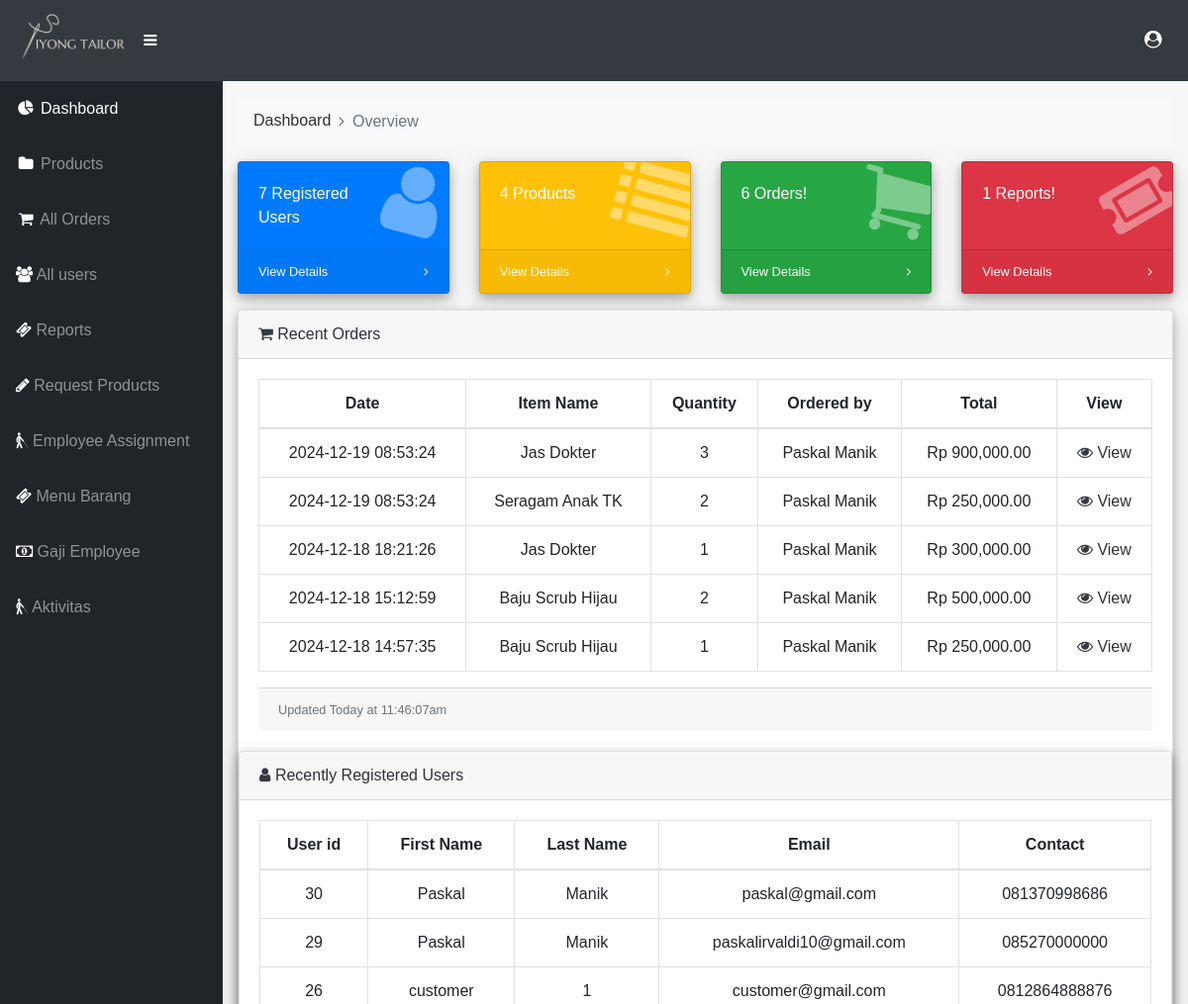
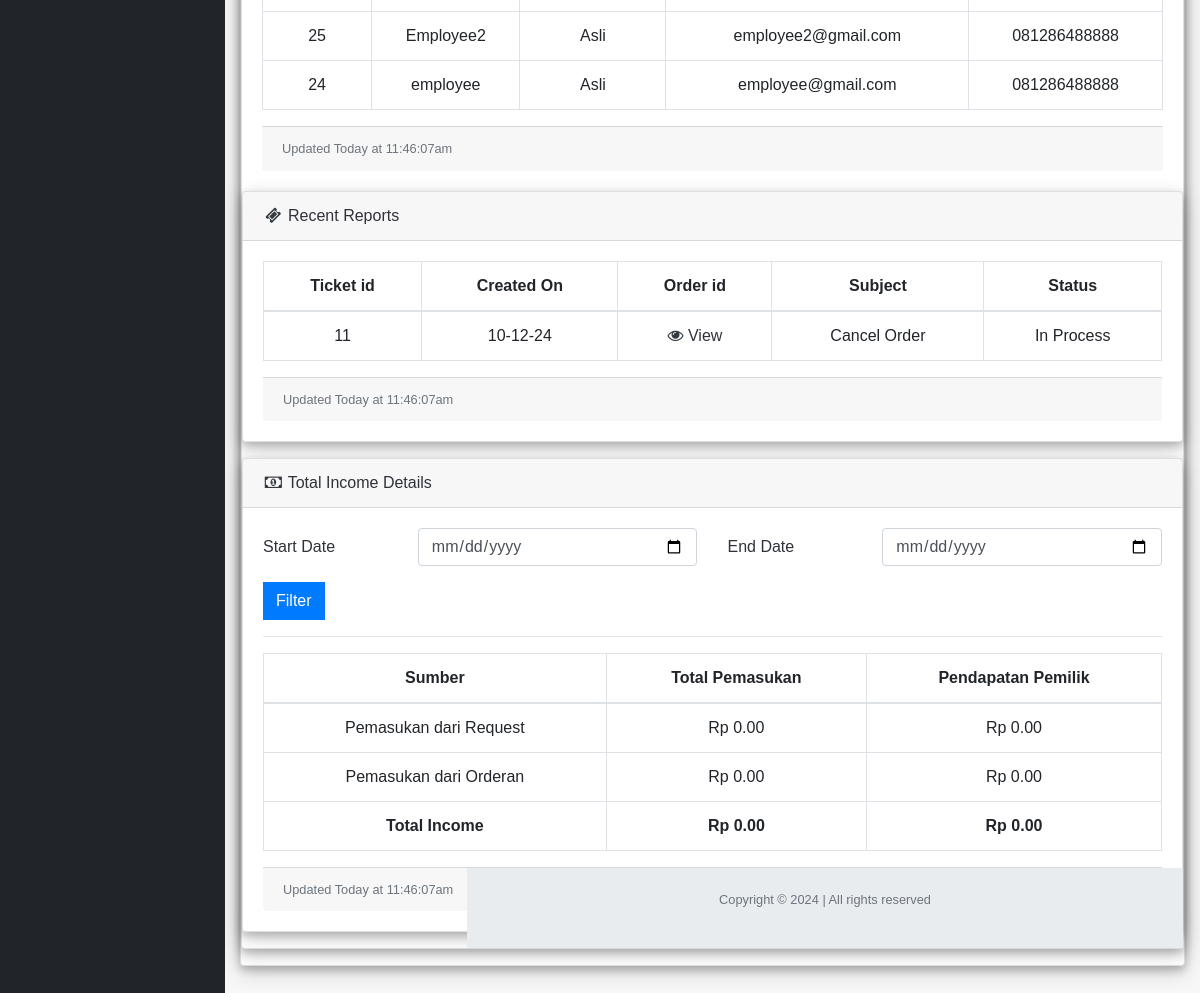
/admin/index.php (signed in), run on the app's committed database (2 pictures, top to bottom).
### tables this page shows
CREATE TABLE `orders` (
  `user_id` int(20) NOT NULL,
  `order_id` int(50) NOT NULL,
  `address` varchar(200) NOT NULL,
  `firstname` varchar(100) NOT NULL,
  `lastname` varchar(100) NOT NULL,
  `email` varchar(150) NOT NULL,
  `contact_no` text NOT NULL,
  `city` varchar(50) NOT NULL,
  `pincode` varchar(50) NOT NULL,
  `payment_mode` varchar(50) NOT NULL,
  `payment_proof` varchar(255) NOT NULL,
  `order_date` varchar(20) NOT NULL,
  `order_status` varchar(10) NOT NULL
);

CREATE TABLE `products` (
  `id` int(5) NOT NULL,
  `product_name` varchar(150) NOT NULL,
  `product_slider` varchar(20) NOT NULL,
  `product_price` int(5) NOT NULL,
  `product_stock` int(5) NOT NULL,
  `product_img` varchar(600) NOT NULL,
  `product_preview` varchar(1000) NOT NULL,
  `product_description` varchar(1000) NOT NULL
);

CREATE TABLE `order_items` (
  `order_item_id` int(11) NOT NULL,
  `order_id` int(50) DEFAULT NULL,
  `product_id` int(5) DEFAULT NULL,
  `product_price` int(10) DEFAULT NULL,
  `quantity` int(10) DEFAULT NULL
);

CREATE TABLE `users` (
  `user_id` int(11) NOT NULL,
  `firstname` varchar(100) NOT NULL,
  `lastname` varchar(100) NOT NULL,
  `email` varchar(150) NOT NULL,
  `contact_no` varchar(30) DEFAULT NULL,
  `role` enum('customer','admin','employee') NOT NULL DEFAULT 'customer',
  `password` varchar(255) NOT NULL,
  `is_verified` tinyint(1) DEFAULT 0,
  `verification_code` varchar(100) NOT NULL,
  `created_at` timestamp NOT NULL DEFAULT current_timestamp(),
  `updated_at` timestamp NOT NULL DEFAULT current_timestamp() ON UPDATE current_timestamp()
);

CREATE TABLE `reports` (
  `report_id` int(40) NOT NULL,
  `report_date` varchar(30) NOT NULL,
  `order_id` int(49) NOT NULL,
  `user_id` int(40) NOT NULL,
  `subject` varchar(100) NOT NULL,
  `message` varchar(400) NOT NULL,
  `status` varchar(40) NOT NULL
);

### admin/index.php (the view, shortened to what this page needs)
<?php
include './inc/header.php';
include './inc/db_connect.php';
?>
<?php
include './inc/sidebar.php';
?>
<div id="content-wrapper">
  <div class="container-fluid">
    <nav aria-label="breadcrumb ">
      <ol class="breadcrumb arr-right bg-light ">
        <li class="breadcrumb-item "><a href="#">Dashboard</a></li>
        <li class="breadcrumb-item active" aria-current="page">Overview</li>
      </ol>
    </nav>
    <div class="row">
      <div class="col-xl-3 col-sm-6 mb-3">
        <div class="card text-white bg-primary o-hidden h-100">
          <div class="card-body">
            <div class="card-body-icon">
              <i class="fa fa-fw fa-user"></i>
            </div>
            <div class="mr-5">
              <?php
              $result = mysqli_query($conn, "SELECT count(*) FROM users");
              $rows = mysqli_fetch_array($result);
              echo  $rows[0];
              ?>
              Registered Users</div>
          </div>
          <a class="card-footer text-white clearfix small z-1" href="users.php">
            <span class="float-left">View Details</span>
            <span class="float-right">
              <i class="fa fa-angle-right"></i>
            </span>
          </a>
        </div>
      </div>
      <div class="col-xl-3 col-sm-6 mb-3">
        <div class="card text-white bg-warning o-hidden h-100">
          <div class="card-body">
            <div class="card-body-icon">
              <i class="fa fa-fw fa-list"></i>
            </div>
            <div class="mr-5"><?php
                              $result = mysqli_query($conn, "SELECT count(*) FROM products");
                              $rows = mysqli_fetch_array($result);
                              echo  $rows[0];
                              ?> Products</div>
          </div>
          <a class="card-footer text-white clearfix small z-1" href="all_products.php">
            <span class="float-left">View Details</span>
            <span class="float-right">
              <i class="fa fa-angle-right"></i>
            </span>
          </a>
        </div>
      </div>
      <div class="col-xl-3 col-sm-6 mb-3">
        <div class="card text-white bg-success o-hidden h-100">
          <div class="card-body">
            <div class="card-body-icon">
              <i class="fa fa-fw fa-shopping-cart"></i>
            </div>
            <div class="mr-5"><?php
                              $result = mysqli_query($conn, "SELECT count(*) FROM orders");
                              $rows = mysqli_fetch_array($result);
                              echo  $rows[0];
                              ?> Orders!</div>
          </div>
          <a class="card-footer text-white clearfix small z-1" href="orders.php">
            <span class="float-left">View Details</span>
            <span class="float-right">
              <i class="fa fa-angle-right"></i>
            </span>
          </a>
        </div>
      </div>
      <div class="col-xl-3 col-sm-6 mb-3">
        <div class="card text-white bg-danger o-hidden h-100">
          <div class="card-body">
            <div class="card-body-icon">
              <i class="fa fa-fw fa-ticket"></i>
            </div>
            <div class="mr-5"><?php
                              $result = mysqli_query($conn, "SELECT count(*) FROM reports");
                              $rows = mysqli_fetch_array($result);
                              echo  $rows[0];
                              ?> Reports!</div>
          </div>
          <a class="card-footer text-white clearfix small z-1" href="tickets.php">
            <span class="float-left">View Details</span>
            <span class="float-right">
              <i class="fa fa-angle-right"></i>
            </span>
          </a>
        </div>
      </div>
    </div>
    <div class="card mb-3">
      <div class="card-header">
        <i class="fa fa-shopping-cart text-dark"></i>
        Recent Orders
      </div>
      <div class="card-body">
        <div class="table-responsive">
          <table class="table table-bordered" id="dataTable" width="100%" cellspacing="0">
            <thead>
              <tr>
                <th>Date</th>
                <th>Item Name</th>
                <th>Quantity</th>
                <th>Ordered by</th>
                <th>Total</th>
                <th>View</th>
              </tr>
            </thead>
            <tbody>
              <?php
              $res = mysqli_query($conn, "SELECT o.order_id,o.order_date,u.firstname,u.lastname,oi.product_price,oi.quantity,(oi.product_price * oi.quantity) AS total_price,p.product_name
  FROM orders o
  JOIN users u ON o.user_id = u.user_id
  JOIN order_items oi ON o.order_id = oi.order_id
  JOIN products p ON oi.product_id = p.id
  ORDER BY o.order_id DESC
  LIMIT 5
");
              while ($row = mysqli_fetch_array($res)) {
              ?>
                <tr>
                  <td><?php echo $row['order_date']; ?></td>
                  <td><?php echo $row['product_name']; ?></td>
                  <td><?php echo $row['quantity']; ?></td>
                  <td><?php echo $row['firstname'] . ' ' . $row['lastname']; ?></td>
                  <td>Rp <?php echo number_format($row['total_price'], 2); ?></td>
                  <td>
                    <a href="order-details.php?id=<?php echo $row['order_id']; ?>" style="text-decoration: none;">
                      <i class="fa text-dark fa-eye"></i> View
                    </a>
                  </td>
                </tr>
              <?php
              }
              ?>
            </tbody>
          </table>
        </div>
        <div class="card-footer small text-muted">Updated Today at <?php echo date("h:i:sa"); ?></div>
      </div>
      <div class="card mb-3">
        <div class="card-header">
          <i class="fa fa-user text-dark"></i>
          Recently Registered Users
        </div>
        <div class="card-body">
          <div class="table-responsive">
            <table class="table table-bordered" id="dataTable" width="100%" cellspacing="0">
              <thead>
                <tr>
                  <th>User id</th>
                  <th>First Name</th>
                  <th>Last Name</th>
                  <th>Email</th>
                  <th>Contact</th>
                </tr>
              </thead>
              <tbody>
                <?php
                $res = mysqli_query($conn, " SELECT * FROM users ORDER BY user_id DESC LIMIT 5 ");
                while ($row = mysqli_fetch_array($res)) {
                ?>
                  <tr>
                    <td><?php echo $row['user_id'] ?></td>
                    <td><?php echo $row['firstname'] ?></td>
                    <td> <?php echo $row['lastname'] ?> </td>
                    <td><?php echo $row['email'] ?></td>
                    <td><?php echo $row['contact_no'] ?> </td>
                  <?php
                }
                  ?>
              </tbody>
            </table>
          </div>
          <div class="card-footer small text-muted">Updated Today at <?php echo date("h:i:sa"); ?> </div>
        </div>
        <div class="card mb-3">
          <div class="card-header">
            <i class="fa fa-fw fa-ticket text-dark"></i>
            Recent Reports
          </div>
          <div class="card-body">
            <div class="table-responsive">
              <table class="table table-bordered" id="dataTable" width="100%" cellspacing="0">
                <thead>
                  <tr>
                    <th>Ticket id</th>
                    <th>Created On</th>
                    <th>Order id</th>
                    <th>Subject</th>
                    <th>Status</th>
                  </tr>
                </thead>
                <tbody>
                  <?php
                  $res = mysqli_query($conn, " SELECT * FROM reports ORDER BY report_id DESC LIMIT 5 ");
                  while ($row = mysqli_fetch_array($res)) {
                  ?>
                    <tr>
                      <td><?php echo $row['report_id'] ?></td>
                      <td><?php echo $row['report_date'] ?></td>
                      <td>
                        <a style="text-decoration: none;" href="order-details.php?id=<?php echo $row['order_id']; ?> ">
                          <i class="fa text-dark fa-eye"></i> View
                        </a>
                      </td>
                      <td><?php echo $row['subject'] ?></td>
                      <td><?php echo $row['status'] ?> </td>
                    <?php
                  }
                    ?>
                </tbody>
              </table>
            </div>
            <div class="card-footer small text-muted">Updated Today at <?php echo date("h:i:sa"); ?> </div>
          </div>
        </div>
        <div class="card mb-3">
          <div class="card-header">
            <i class="fa fa-fw fa-money text-dark"></i>
            Total Income Details
          </div>
          <div class="card-body">
            <form method="GET" action="">
              <div class="form-group row">
                <label for="start_date" class="col-sm-2 col-form-label">Start Date</label>
                <div class="col-sm-4">
                  <input type="date" class="form-control" id="start_date" name="start_date" value="<?php echo $_GET['start_date'] ?? ''; ?>" required>
                </div>
                <label for="end_date" class="col-sm-2 col-form-label">End Date</label>
                <div class="col-sm-4">
                  <input type="date" class="form-control" id="end_date" name="end_date" value="<?php echo $_GET['end_date'] ?? ''; ?>" required>
                </div>
              </div>
              <button type="submit" class="btn btn-primary">Filter</button>
            </form>
            <hr>
            <div class="table-responsive">
              <table class="table table-bordered" id="dataTable" width="100%" cellspacing="0">
                <thead>
                  <tr>
                    <th>Sumber</th>
                    <th>Total Pemasukan</th>
                    <th>Pendapatan Pemilik </th>
                  </tr>
                </thead>
                <tbody>
                  <?php
                  $start_date = $_GET['start_date'] ?? null;
                  $end_date = $_GET['end_date'] ?? null;
                  if ($start_date && $end_date) {
                    $request_query = "
              SELECT SUM(rl.jumlah_diambil * m.harga_barang) AS total_request_income
              FROM request_log rl
              JOIN users u ON rl.user_id = u.user_id
              JOIN request r ON rl.request_id = r.request_id
              JOIN menu m ON r.menu_id = m.menu_id
              WHERE u.role = 'employee'
              AND rl.status = 'completed'
              AND rl.waktu_diambil BETWEEN '$start_date' AND '$end_date'
            ";
                    $request_result = mysqli_query($conn, $request_query);
                    $request_row = mysqli_fetch_array($request_result);
                    $total_request_income = $request_row['total_request_income'] ?? 0;
                    $order_query = "
              SELECT SUM(oi.product_price * oi.quantity) AS total_order_income
              FROM orders o
              JOIN order_items oi ON o.order_id = oi.order_id
              WHERE o.order_status = 'complete'
              AND o.order_date BETWEEN '$start_date' AND '$end_date'
            ";
                    $order_result = mysqli_query($conn, $order_query);
                    $order_row = mysqli_fetch_array($order_result);
                    $total_order_income = $order_row['total_order_income'] ?? 0;
                    $total_income = $total_request_income + $total_order_income;
                    $owner_share_request = $total_request_income * 0.82;
                    $owner_share_order = $total_order_income * 0.82;
                  } else {
                    $total_request_income = $total_order_income = $total_income = $owner_share_request = $owner_share_order = 0;
                  }
                  ?>
                  <tr>
                    <td>Pemasukan dari Request</td>
                    <td><?php echo "Rp " . number_format($total_request_income, 2); ?></td>
                    <td><?php echo "Rp " . number_format($owner_share_request, 2); ?></td>
                  </tr>
                  <tr>
                    <td>Pemasukan dari Orderan</td>
                    <td><?php echo "Rp " . number_format($total_order_income, 2); ?></td>
                    <td><?php echo "Rp " . number_format($owner_share_order, 2); ?></td>
                  </tr>
                </tbody>
                <tfoot>
                  <tr>
                    <th>Total Income</th>
                    <th><?php echo "Rp " . number_format($total_income, 2); ?></th>
                    <th><?php echo "Rp " . number_format($total_income * 0.82, 2); ?></th>
                  </tr>
                </tfoot>
              </table>
            </div>
            <div class="card-footer small text-muted">Updated Today at <?php echo date("h:i:sa"); ?></div>
          </div>
        </div>
        <?php
        include './inc/footer.php';
        ?>

### css/styles.css (style rules this page uses)
body { background-color: #F7F7F7; color:#30323A; font-family: 'Titillium Web', sans-serif; }
.card { box-shadow: 0 4px 8px 0 rgba(0, 0, 0, 0.2), 0 6px 20px 0 rgba(0, 0, 0, 0.19); }
a { color: #30323A; outline: none; }
input { outline: #30323A; }
i { color: #30323A; }
.breadcrumb { background-color: transparent; }
.btn { border-radius: 0; }
a, a img ,.product, div { outline : none !important; }
.breadcrumb-item+.breadcrumb-item::before { display: inline-block; padding-right: .5rem; color: #6c757d; font-family: 'FontAwesome'; content: "\f105"!important; }

### admin/inc/header.php (style rules this page uses)
i { color: #fff; }

### data on the page
orders: order_date "2024-12-19 08:53:24", products.product_name "Jas Dokter", order_items.quantity "3", user.firstname "Paskal", user.lastname "Manik", total_price "900,000.00", products.product_name "Seragam Anak TK", order_items.quantity "2", total_price "250,000.00"
orders: order_date "2024-12-18 18:21:26", products.product_name "Jas Dokter", order_items.quantity "1", user.firstname "Paskal", user.lastname "Manik", total_price "300,000.00"
orders: order_date "2024-12-18 15:12:59", products.product_name "Baju Scrub Hijau", order_items.quantity "2", user.firstname "Paskal", user.lastname "Manik", total_price "500,000.00"
orders: order_date "2024-12-18 14:57:35", products.product_name "Baju Scrub Hijau", order_items.quantity "1", user.firstname "Paskal", user.lastname "Manik", total_price "250,000.00"
users: user_id "30", firstname "Paskal", lastname "Manik", email "paskal@gmail.com", contact_no "081370998686"
users: user_id "29", firstname "Paskal", lastname "Manik", email "paskalirvaldi10@gmail.com", contact_no "085270000000"
users: user_id "26", firstname "customer", lastname "1", email "customer@gmail.com", contact_no "0812864888876"
users: user_id "25", firstname "Employee2", lastname "Asli", email "employee2@gmail.com", contact_no "081286488888"
users: user_id "24", firstname "employee", lastname "Asli", email "employee@gmail.com", contact_no "081286488888"
reports: report_id "11", report_date "10-12-24", subject "Cancel Order", status "In Process"

### other printed values
$rows[0] "7"
$rows[0] "4"
$rows[0] "6"
$rows[0] "1"
$total_request_income "0.00"
$owner_share_request "0.00"
$total_order_income "0.00"
$owner_share_order "0.00"
$total_income "0.00"
$total_income * 0.82 "0.00"
